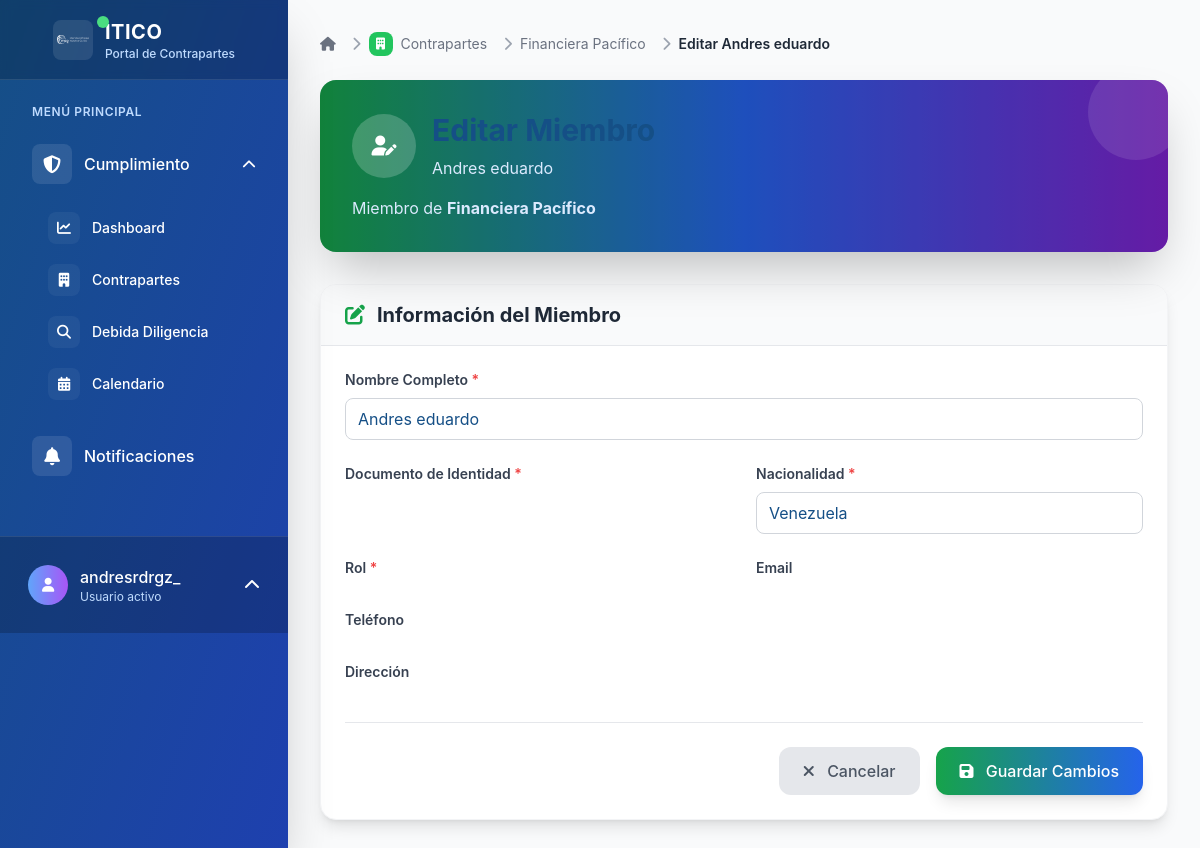
The page /contrapartes/miembros/6/editar/ (signed in) on the database its author committed.
### contrapartes/models.py (models this page shows, shortened)
class Miembro(models.Model):
    TIPOS_PERSONA = [
        ('natural', 'Persona Natural'),
        ('juridica', 'Persona Jurídica'),
    ]
    CATEGORIAS = [
        ('shareholder', 'Shareholder'),
        ('executive', 'Executive'),
        ('ultimate_beneficial_owner', 'Ultimate Beneficial Owner'),
        ('board_of_director', 'Board of Director'),
    ]
    contraparte = models.ForeignKey(
        Contraparte,
        on_delete=models.CASCADE,
        related_name='miembros',
        verbose_name="Contraparte"
    )
    tipo_persona = models.CharField(
        max_length=20,
        choices=TIPOS_PERSONA,
        default='natural',
        verbose_name="Tipo de persona"
    )
    nombre = models.CharField(max_length=255, verbose_name="Nombre completo")
    numero_identificacion = models.CharField(
        max_length=50,
        verbose_name="Número de identificación",
        default="000000000"
    )
    nacionalidad = models.CharField(max_length=100, verbose_name="Nacionalidad")
    fecha_nacimiento = models.DateField(verbose_name="Fecha de nacimiento")
    categoria = models.CharField(
        max_length=30,
        choices=CATEGORIAS,
        default='shareholder',
        verbose_name="Categoría"
    )
    fecha_creacion = models.DateTimeField(auto_now_add=True, verbose_name="Fecha de creación")
    fecha_actualizacion = models.DateTimeField(auto_now=True, verbose_name="Última actualización")
    activo = models.BooleanField(default=True, verbose_name="Activo")
    class Meta:
        verbose_name = "Miembro"
        verbose_name_plural = "Miembros"
        unique_together = ['contraparte', 'numero_identificacion']
        ordering = ['nombre']

class Contraparte(models.Model):
    ESTADOS_CONTRAPARTE = [
        ('activa', 'Activa'),
        ('inactiva', 'Inactiva'),
        ('pendiente', 'Pendiente de Aprobación'),
        ('rechazada', 'Rechazada'),
        ('en_revision', 'En Revisión'),
    ]
    nombre = models.CharField(max_length=255, verbose_name="Nombre")
    nacionalidad = models.CharField(max_length=100, verbose_name="Nacionalidad")
    tipo = models.ForeignKey(
        TipoContraparte,
        on_delete=models.PROTECT,
        related_name='contrapartes',
        verbose_name="Tipo",
        limit_choices_to={'activo': True},
        help_text="Tipo de contraparte"
    )
    estado = models.CharField(
        max_length=20,
        choices=ESTADOS_CONTRAPARTE,
        default='pendiente',
        verbose_name="Estado"
    )
    fecha_proxima_dd = models.DateField(
        verbose_name="Próxima Debida Diligencia",
        null=True,
        blank=True,
        help_text="Fecha de la próxima renovación de debida diligencia"
    )
    creado_por = models.ForeignKey(
        User,
        on_delete=models.PROTECT,
        related_name='contrapartes_creadas',
        verbose_name="Creado por"
    )
    fecha_creacion = models.DateTimeField(auto_now_add=True, verbose_name="Fecha de creación")
    fecha_actualizacion = models.DateTimeField(auto_now=True, verbose_name="Última actualización")
    descripcion = models.TextField(blank=True, null=True, verbose_name="Descripción")
    notas = models.TextField(blank=True, null=True, verbose_name="Notas adicionales")
    class Meta:
        verbose_name = "Contraparte"
        verbose_name_plural = "Contrapartes"
        ordering = ['-fecha_creacion']

### contrapartes/views.py (the view, shortened to what this page needs)
# urls.py: path('miembros/<int:pk>/editar/', views.MiembroUpdateView.as_view(), name='miembro_editar'),
class MiembroUpdateView(LoginRequiredMixin, UpdateView):
    model = Miembro
    form_class = MiembroForm
    template_name = 'contrapartes/miembro_editar.html'

### templates/contrapartes/miembro_editar.html (shortened to what this page needs)
{% extends 'base.html' %}
{% block breadcrumb %}
<nav aria-label="breadcrumb" class="mb-6">
    <ol class="flex items-center space-x-2 text-sm">
        <li class="flex items-center">
            <a href="{% url 'dashboard:index' %}" class="text-gray-500 hover:text-gray-700 transition-colors duration-200">
                <i class="fas fa-home"></i>
            </a>
        </li>
        <li class="flex items-center">
            <i class="fas fa-chevron-right text-gray-400 mx-2"></i>
            <a href="{% url 'contrapartes:lista' %}" class="flex items-center text-gray-500 hover:text-gray-700 transition-colors duration-200">
                <div class="flex items-center justify-center w-6 h-6 rounded-lg bg-green-500 text-white mr-2">
                    <i class="fas fa-building text-xs"></i>
                </div>
                Contrapartes
            </a>
        </li>
        <li class="flex items-center">
            <i class="fas fa-chevron-right text-gray-400 mx-2"></i>
            <a href="{% url 'contrapartes:detalle' object.contraparte.pk %}" class="text-gray-500 hover:text-gray-700 transition-colors duration-200">
                {{ object.contraparte.nombre|truncatechars:20 }}
            </a>
        </li>
        <li class="flex items-center">
            <i class="fas fa-chevron-right text-gray-400 mx-2"></i>
            <span class="font-semibold text-gray-800">Editar {{ object.nombre|truncatechars:20 }}</span>
        </li>
    </ol>
</nav>
{% endblock %}
{% block content %}
<div class="max-w-4xl mx-auto">
    <div class="mb-8">
        <div class="bg-gradient-to-r from-green-600 via-blue-600 to-purple-700 rounded-2xl p-8 text-white shadow-2xl relative overflow-hidden">
            <div class="absolute inset-0 bg-black bg-opacity-20"></div>
            <div class="absolute -top-4 -right-4 w-24 h-24 bg-white bg-opacity-10 rounded-full"></div>
            <div class="relative z-10">
                <div class="flex items-center mb-4">
                    <div class="w-16 h-16 rounded-full bg-white bg-opacity-20 flex items-center justify-center text-white font-bold text-xl mr-4">
                        <i class="fas fa-user-edit"></i>
                    </div>
                    <div>
                        <h1 class="text-3xl font-bold mb-2">Editar Miembro</h1>
                        <p class="text-blue-100">{{ object.nombre }}</p>
                    </div>
                </div>
                <p class="text-blue-100">
                    Miembro de <strong>{{ object.contraparte.nombre }}</strong>
                </p>
            </div>
        </div>
    </div>
    <div class="bg-white rounded-2xl shadow-lg border border-gray-100 overflow-hidden">
        <div class="px-6 py-4 border-b border-gray-200 bg-gray-50">
            <h2 class="text-xl font-bold text-gray-800 flex items-center">
                <i class="fas fa-edit mr-3 text-green-600"></i>
                Información del Miembro
            </h2>
        </div>
        <form method="post" class="p-6">
            <div class="grid grid-cols-1 md:grid-cols-2 gap-6">
                <div class="md:col-span-2">
                    <label for="{{ form.nombre.id_for_label }}" class="block text-sm font-semibold text-gray-700 mb-2">
                        Nombre Completo <span class="text-red-500">*</span>
                    </label>
                    {{ form.nombre }}
                </div>
                <div>
                    <label for="{{ form.documento_identidad.id_for_label }}" class="block text-sm font-semibold text-gray-700 mb-2">
                        Documento de Identidad <span class="text-red-500">*</span>
                    </label>
                </div>
                <div>
                    <label for="{{ form.nacionalidad.id_for_label }}" class="block text-sm font-semibold text-gray-700 mb-2">
                        Nacionalidad <span class="text-red-500">*</span>
                    </label>
                    {{ form.nacionalidad }}
                </div>
                <div>
                    <label for="{{ form.rol.id_for_label }}" class="block text-sm font-semibold text-gray-700 mb-2">
                        Rol <span class="text-red-500">*</span>
                    </label>
                </div>
                <div>
                    <label for="{{ form.email.id_for_label }}" class="block text-sm font-semibold text-gray-700 mb-2">
                        Email
                    </label>
                </div>
                <div>
                    <label for="{{ form.telefono.id_for_label }}" class="block text-sm font-semibold text-gray-700 mb-2">
                        Teléfono
                    </label>
                </div>
                <div class="md:col-span-2">
                    <label for="{{ form.direccion.id_for_label }}" class="block text-sm font-semibold text-gray-700 mb-2">
                        Dirección
                    </label>
                </div>
            </div>
            <div class="mt-8 pt-6 border-t border-gray-200 flex flex-col sm:flex-row gap-4 sm:justify-end">
                <a href="{% url 'contrapartes:miembro_detalle' object.pk %}" class="px-6 py-3 text-gray-600 bg-gray-200 rounded-xl hover:bg-gray-300 transition-all duration-300 text-center font-medium">
                    <i class="fas fa-times mr-2"></i>
                    Cancelar
                </a>
                <button type="submit" class="px-6 py-3 bg-gradient-to-r from-green-600 to-blue-600 text-white rounded-xl hover:from-green-700 hover:to-blue-700 transition-all duration-300 font-medium shadow-lg hover:shadow-xl transform hover:-translate-y-0.5">
                    <i class="fas fa-save mr-2"></i>
                    Guardar Cambios
                </button>
            </div>
        </form>
    </div>
</div>
{% endblock %}

### templates/partials/user_menu.html (shortened to what this page needs)
{% if user.is_authenticated %}
    <div class="p-4 border-t border-white border-opacity-10 bg-black bg-opacity-20">
        <div class="relative">
            <button id="user-menu-button" class="group flex items-center w-full text-white hover:bg-white hover:bg-opacity-10 p-3 rounded-xl transition-all duration-300">
                <div class="flex items-center justify-center w-10 h-10 rounded-full bg-gradient-to-r from-blue-400 to-purple-500 mr-3 group-hover:scale-110 transition-transform duration-300">
                    <i class="fas fa-user text-sm"></i>
                </div>
                <div class="flex-1 text-left">
                    <p class="font-medium truncate group-hover:translate-x-1 transition-transform duration-300">{{ user.get_full_name|default:user.username }}</p>
                    <p class="text-xs text-blue-200">Usuario activo</p>
                </div>
                <i class="fas fa-chevron-up ml-2 transform group-hover:rotate-180 transition-transform duration-300" id="chevron-icon"></i>
            </button>
        </div>
    </div>
{% endif %}

### static/css/itico.css (style rules this page uses)
:root { --color-primario: #154F86; --color-blanco: #FFFFFF; --color-exito: #10B981; --color-advertencia: #F59E0B; --color-error: #EF4444; --color-info: #3B82F6; --color-fondo: var(--color-blanco); --color-fondo-secundario: #F9FAFB; --color-texto: var(--color-primario); --color-texto-secundario: #6B7280; --color-borde: #E5E7EB; --sombra-sm: 0 1px 2px 0 rgba(0, 0, 0, 0.05); --sombra-md: 0 4px 6px -1px rgba(0, 0, 0, 0.1); --sombra-lg: 0 10px 15px -3px rgba(0, 0, 0, 0.1); }
* { margin: 0; padding: 0; box-sizing: border-box; }
body { background: var(--color-fondo); color: var(--color-texto); font-family: -apple-system, BlinkMacSystemFont, 'Segoe UI', Roboto, Oxygen, Ubuntu, Cantarell, sans-serif; line-height: 1.6; }
h1, h2, h3, h4, h5, h6 { color: var(--color-primario); margin-bottom: 1rem; font-weight: 600; }
h1 { font-size: 2.5rem; }
h2 { font-size: 2rem; }
a { color: var(--color-primario); text-decoration: none; transition: color 0.3s ease; }
.shadow-lg { box-shadow: var(--sombra-lg); }
.rounded-lg { border-radius: 0.75rem; }
.p-3 { padding: 0.75rem; }
.p-4 { padding: 1rem; }
.p-6 { padding: 1.5rem; }
.mb-2 { margin-bottom: 0.5rem; }
.mb-4 { margin-bottom: 1rem; }
.mb-6 { margin-bottom: 1.5rem; }

### templates/contrapartes/miembro_editar.html (style rules this page uses)
input[type="text"], input[type="email"], input[type="tel"], select, textarea { @apply w-full px-4 py-3 border border-gray-300 rounded-xl focus:ring-2 focus:ring-blue-500 focus:border-transparent transition-all duration-300 bg-gray-50 focus:bg-white; }

### rows shown on the page
Miembro: contraparte.nombre "Financiera Pacífico", nombre "Andres eduardo", nacionalidad "Venezuela"

### other values the page prints
{{ user.get_full_name|default:user.username }} "andresrdrgz_"
